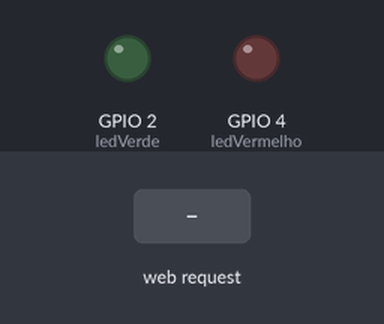
Bench run of a sketch on a simulated ESP32. On the bench: output pins drawn as LEDs (lit = HIGH). Inputs (shaded band) come from the test bench. WiFi joins after 1.5 s; servers stay silent unless stated; what the sketch prints to the serial monitor is not drawn.

Above: at 3.2 s.
3.3 s: HTTP request GET /alternar/on received
At 5.6 s:
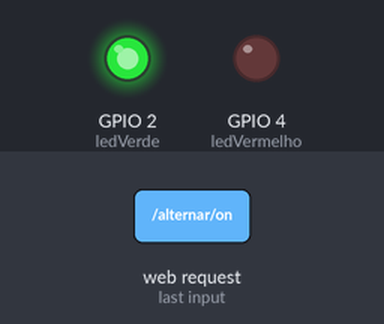
6.3 s: HTTP request GET /verde/on received
At 7.1 s:
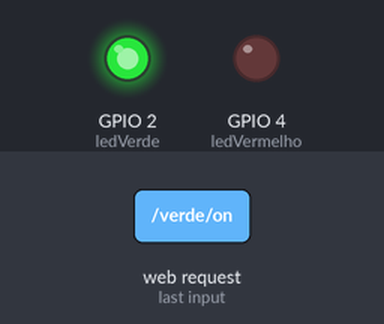
7.8 s: HTTP request GET /verde/off received
At 8.5 s:
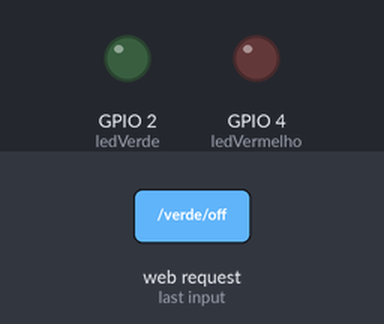
Timing chart, 0 to 10.8 s (numbered marks = the images above; inputs shaded):
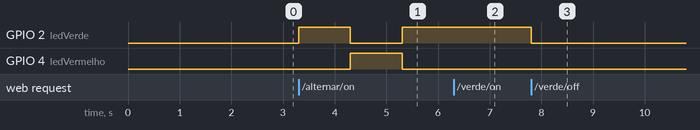

The sketch:

ACENDEDOR.ino
```cpp
#include <WiFi.h>

const char* ssid = "Gui";
const char* password = "guigui69";

WiFiServer server(80);

const int ledVerde = 2;
const int ledVermelho = 4;

unsigned long previousMillis = 0;
const long interval = 1000; // 1 segundo
bool estadoVerde = false;
bool modoAlternancia = false;

void setup() {
  Serial.begin(115200);
  pinMode(ledVerde, OUTPUT);
  pinMode(ledVermelho, OUTPUT);
  digitalWrite(ledVerde, LOW);
  digitalWrite(ledVermelho, LOW);

  WiFi.begin(ssid, password);
  while (WiFi.status() != WL_CONNECTED) {
    delay(1000);
    Serial.print(".");
  }
  Serial.println("\nWiFi conectado!");
  Serial.println(WiFi.localIP());

  server.begin();
}

void loop() {
  // Alternância automática
  if (modoAlternancia) {
    unsigned long currentMillis = millis();
    if (currentMillis - previousMillis >= interval) {
      previousMillis = currentMillis;
      estadoVerde = !estadoVerde;
      digitalWrite(ledVerde, estadoVerde ? HIGH : LOW);
      digitalWrite(ledVermelho, estadoVerde ? LOW : HIGH);
    }
  }

  // Servidor Web
  WiFiClient client = server.available();
  if (client) {
    String request = client.readStringUntil('\r');
    client.flush();

    // Comandos manuais
    if (request.indexOf("/verde/on") != -1) {
      digitalWrite(ledVerde, HIGH);
      digitalWrite(ledVermelho, LOW);
      modoAlternancia = false;
    }
    if (request.indexOf("/verde/off") != -1) {
      digitalWrite(ledVerde, LOW);
      modoAlternancia = false;
    }
    if (request.indexOf("/vermelho/on") != -1) {
      digitalWrite(ledVermelho, HIGH);
      digitalWrite(ledVerde, LOW);
      modoAlternancia = false;
    }
    if (request.indexOf("/vermelho/off") != -1) {
      digitalWrite(ledVermelho, LOW);
      modoAlternancia = false;
    }

    // Alternância
    if (request.indexOf("/alternar/on") != -1) {
      modoAlternancia = true;
    }
    if (request.indexOf("/alternar/off") != -1) {
      modoAlternancia = false;
      digitalWrite(ledVerde, LOW);
      digitalWrite(ledVermelho, LOW);
    }

    // Resposta HTML
    client.println("HTTP/1.1 200 OK");
    client.println("Content-Type: text/html");
    client.println();
    client.println("<!DOCTYPE html><html><head>");
    client.println("<meta name=\"viewport\" content=\"width=device-width, initial-scale=1\">");
    client.println("<style>");
    client.println("body { font-family: Arial; background-color: #f4f4f4; text-align: center; padding: 50px; }");
    client.println("button { font-size: 18px; padding: 12px 30px; margin: 10px; border: none; border-radius: 8px; cursor: pointer; }");
    client.println(".verde { background-color: #4CAF50; color: white; }");
    client.println(".vermelho { background-color: #f44336; color: white; }");
    client.println(".alternar { background-color: #2196F3; color: white; }");
    client.println("</style></head><body>");
    client.println("<h1>Controle dos LEDs</h1>");

    client.println("<h2>LED Verde</h2>");
    client.println("<button class=\"verde\" onclick=\"location.href='/verde/on'\">Ligar Verde</button>");
    client.println("<button class=\"verde\" onclick=\"location.href='/verde/off'\">Desligar Verde</button>");

    client.println("<h2>LED Vermelho</h2>");
    client.println("<button class=\"vermelho\" onclick=\"location.href='/vermelho/on'\">Ligar Vermelho</button>");
    client.println("<button class=\"vermelho\" onclick=\"location.href='/vermelho/off'\">Desligar Vermelho</button>");

    client.println("<h2>Modo Alternância</h2>");
    client.println("<button class=\"alternar\" onclick=\"location.href='/alternar/on'\">Ativar Alternancia</button>");
    client.println("<button class=\"alternar\" onclick=\"location.href='/alternar/off'\">Desativar Alternancia</button>");

    client.println("</body></html>");
    client.stop();
  }
}
```

Measured:
- after the input at 3.3 s, GPIO 2 (ledVerde): LOW → HIGH at once, → LOW 1.0 s later, → HIGH 1.0 s later; GPIO 4 (ledVermelho): LOW → HIGH after 1.0 s, → LOW 1.0 s later
- after the input at 6.3 s, GPIO 2 (ledVerde): stays HIGH (without the input it goes to LOW after 0.00 s); GPIO 4 (ledVermelho): stays LOW (without the input it goes to HIGH after 0.00 s)
- after the input at 7.8 s, GPIO 2 (ledVerde): HIGH → LOW at once
